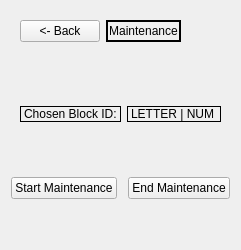
           <widget class="QWidget" name="page_4">
            <layout class="QVBoxLayout" name="verticalLayout_15">
             <item>
              <layout class="QVBoxLayout" name="verticalLayout_14" stretch="1,0,5,0,5">
               <item>
                <widget class="QWidget" name="widget_8" native="true">
                 <layout class="QHBoxLayout" name="horizontalLayout_15">
                  <item>
                   <layout class="QHBoxLayout" name="horizontalLayout_16">
                    <item>
                     <widget class="QPushButton" name="sub_return_button3">
                      <property name="sizePolicy">
                       <sizepolicy hsizetype="Fixed" vsizetype="Fixed">
                        <horstretch>0</horstretch>
                        <verstretch>0</verstretch>
                       </sizepolicy>
                      </property>
                      <property name="maximumSize">
                       <size>
                        <width>16777215</width>
                        <height>16777215</height>
                       </size>
                      </property>
                      <property name="text">
                       <string>&lt;- Back</string>
                      </property>
                     </widget>
                    </item>
                    <item>
                     <widget class="QLabel" name="label_23">
                      <property name="sizePolicy">
                       <sizepolicy hsizetype="Preferred" vsizetype="Preferred">
                        <horstretch>0</horstretch>
                        <verstretch>0</verstretch>
                       </sizepolicy>
                      </property>
                      <property name="frameShape">
                       <enum>QFrame::Box</enum>
                      </property>
                      <property name="lineWidth">
                       <number>2</number>
                      </property>
                      <property name="text">
                       <string>Maintenance</string>
                      </property>
                      <property name="alignment">
                       <set>Qt::AlignCenter</set>
                      </property>
                      <property name="margin">
                       <number>0</number>
                      </property>
                     </widget>
                    </item>
                    <item>
                     <spacer name="horizontalSpacer_5">
                      <property name="orientation">
                       <enum>Qt::Horizontal</enum>
                      </property>
                      <property name="sizeType">
                       <enum>QSizePolicy::Preferred</enum>
                      </property>
                      <property name="sizeHint" stdset="0">
                       <size>
                        <width>40</width>
                        <height>20</height>
                       </size>
                      </property>
                     </spacer>
                    </item>
                   </layout>
                  </item>
                 </layout>
                </widget>
               </item>
               <item>
                <spacer name="verticalSpacer">
                 <property name="orientation">
                  <enum>Qt::Vertical</enum>
                 </property>
                 <property name="sizeHint" stdset="0">
                  <size>
                   <width>20</width>
                   <height>40</height>
                  </size>
                 </property>
                </spacer>
               </item>
               <item>
                <widget class="QWidget" name="widget_10" native="true">
                 <layout class="QHBoxLayout" name="horizontalLayout_20">
                  <item>
                   <layout class="QHBoxLayout" name="horizontalLayout_19">
                    <item>
                     <widget class="QLabel" name="label_24">
                      <property name="frameShape">
                       <enum>QFrame::Box</enum>
                      </property>
                      <property name="text">
                       <string>Chosen Block ID:</string>
                      </property>
                     </widget>
                    </item>
                    <item>
                     <widget class="QLabel" name="sub_active_block_id">
                      <property name="frameShape">
                       <enum>QFrame::Box</enum>
                      </property>
                      <property name="text">
                       <string>LETTER | NUM</string>
                      </property>
                     </widget>
                    </item>
                   </layout>
                  </item>
                 </layout>
                </widget>
               </item>
               <item>
                <spacer name="verticalSpacer_2">
                 <property name="orientation">
                  <enum>Qt::Vertical</enum>
                 </property>
                 <property name="sizeHint" stdset="0">
                  <size>
                   <width>20</width>
                   <height>40</height>
                  </size>
                 </property>
                </spacer>
               </item>
               <item>
                <widget class="QWidget" name="widget_9" native="true">
                 <layout class="QHBoxLayout" name="horizontalLayout_17">
                  <property name="leftMargin">
                   <number>0</number>
                  </property>
                  <property name="topMargin">
                   <number>0</number>
                  </property>
                  <property name="rightMargin">
                   <number>0</number>
                  </property>
                  <property name="bottomMargin">
                   <number>0</number>
                  </property>
                  <item>
                   <layout class="QHBoxLayout" name="horizontalLayout_18">
                    <item>
                     <widget class="QPushButton" name="sub_activate_maintenance_button">
                      <property name="sizePolicy">
                       <sizepolicy hsizetype="Preferred" vsizetype="Preferred">
                        <horstretch>0</horstretch>
                        <verstretch>0</verstretch>
                       </sizepolicy>
                      </property>
                      <property name="text">
                       <string>Start Maintenance</string>
                      </property>
                     </widget>
                    </item>
                    <item>
                     <spacer name="horizontalSpacer_6">
                      <property name="orientation">
                       <enum>Qt::Horizontal</enum>
                      </property>
                      <property name="sizeType">
                       <enum>QSizePolicy::Preferred</enum>
                      </property>
                      <property name="sizeHint" stdset="0">
                       <size>
                        <width>5</width>
                        <height>10</height>
                       </size>
                      </property>
                     </spacer>
                    </item>
                    <item>
                     <widget class="QPushButton" name="sub_end_maintenance_button">
                      <property name="sizePolicy">
                       <sizepolicy hsizetype="Preferred" vsizetype="Preferred">
                        <horstretch>0</horstretch>
                        <verstretch>0</verstretch>
                       </sizepolicy>
                      </property>
                      <property name="text">
                       <string>End Maintenance</string>
                      </property>
                     </widget>
                    </item>
                   </layout>
                  </item>
                 </layout>
                </widget>
               </item>
              </layout>
             </item>
             <item>
              <spacer name="verticalSpacer_3">
               <property name="orientation">
                <enum>Qt::Vertical</enum>
               </property>
               <property name="sizeType">
                <enum>QSizePolicy::Preferred</enum>
               </property>
               <property name="sizeHint" stdset="0">
                <size>
                 <width>20</width>
                 <height>40</height>
                </size>
               </property>
              </spacer>
             </item>
            </layout>
           </widget>
